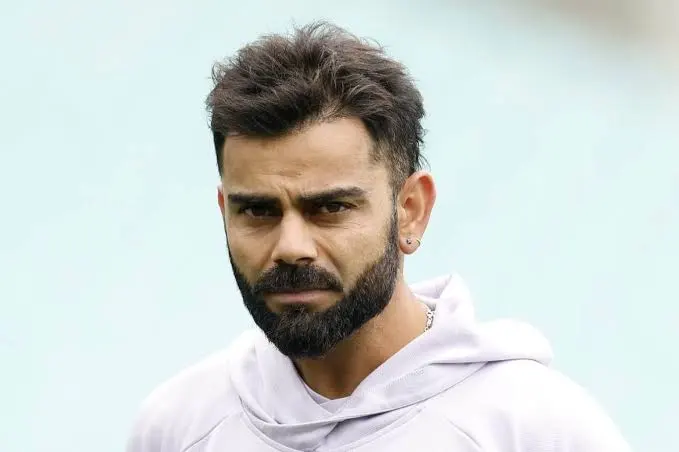
#> input picture CNN/photo.jpg, 679 x 452 px
$ python Edges.py
#> lines starting #> are read from the running program, lines starting #| are printed output that depends on the picture; after the words box and inside, x2 and y2 are one past the last pixel; in counts of white or black regions, pixels touching at a corner belong together
#Detect Edges in an Image
import cv2

#Read Image
img=cv2.imread("photo.jpg",0)
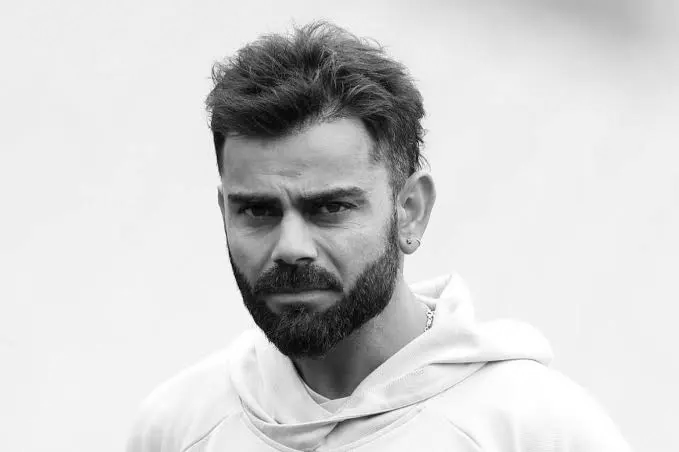
#> img: shape (452, 679); min 0, max 255, mean 209.7

#Canny Edge Detection
edges=cv2.Canny(img,100,200)
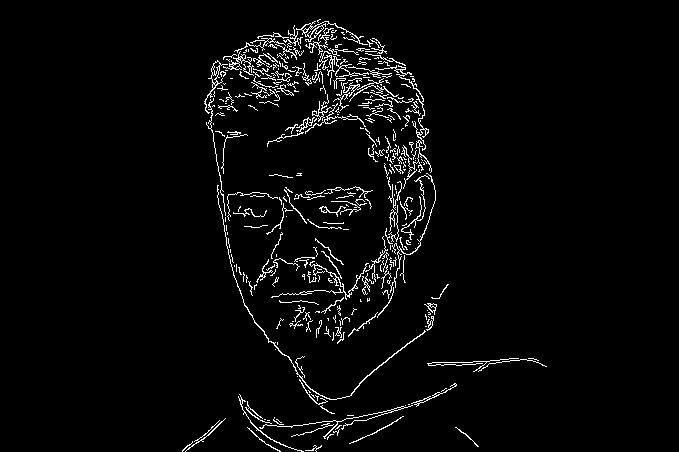
#> edges: shape (452, 679); 3.3% white in thin lines or dots, all inside (x1, y1, x2, y2) = (182, 19, 547, 452)

cv2.imshow("Original",img)
cv2.imshow("Edges",edges)
cv2.waitKey(0)
cv2.destroyAllWindows()
